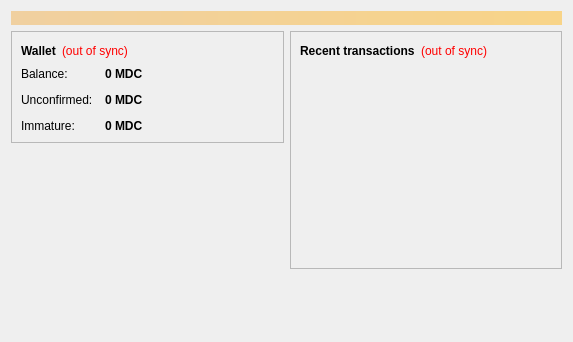
<?xml version="1.0" encoding="UTF-8"?>
<ui version="4.0">
 <class>OverviewPage</class>
 <widget class="QWidget" name="OverviewPage">
  <property name="geometry">
   <rect>
    <x>0</x>
    <y>0</y>
    <width>573</width>
    <height>342</height>
   </rect>
  </property>
  <property name="windowTitle">
   <string>Form</string>
  </property>
  <layout class="QVBoxLayout" name="topLayout">
   <item>
    <widget class="QLabel" name="labelAlerts">
     <property name="visible">
      <bool>false</bool>
     </property>
     <property name="styleSheet">
      <string notr="true">background-color: qlineargradient(x1: 0, y1: 0, x2: 1, y2: 0, stop:0 #F0D0A0, stop:1 #F8D488); color:#000000;</string>
     </property>
     <property name="wordWrap">
      <bool>true</bool>
     </property>
     <property name="margin">
      <number>3</number>
     </property>
    </widget>
   </item>
   <item>
    <layout class="QHBoxLayout" name="horizontalLayout" stretch="1,1">
     <item>
      <layout class="QVBoxLayout" name="verticalLayout_2">
       <item>
        <widget class="QFrame" name="frame">
         <property name="frameShape">
          <enum>QFrame::StyledPanel</enum>
         </property>
         <property name="frameShadow">
          <enum>QFrame::Raised</enum>
         </property>
         <layout class="QVBoxLayout" name="verticalLayout_4">
          <item>
           <layout class="QHBoxLayout" name="horizontalLayout_4">
            <item>
             <widget class="QLabel" name="label_5">
              <property name="font">
               <font>
                <weight>75</weight>
                <bold>true</bold>
               </font>
              </property>
              <property name="text">
               <string>Wallet</string>
              </property>
             </widget>
            </item>
            <item>
             <widget class="QLabel" name="labelWalletStatus">
              <property name="toolTip">
               <string>The displayed information may be out of date. Your wallet automatically synchronizes with the Muldercoin network after a connection is established, but this process has not completed yet.</string>
              </property>
              <property name="styleSheet">
               <string notr="true">QLabel { color: red; }</string>
              </property>
              <property name="text">
               <string notr="true">(out of sync)</string>
              </property>
              <property name="alignment">
               <set>Qt::AlignLeading|Qt::AlignLeft|Qt::AlignVCenter</set>
              </property>
             </widget>
            </item>
            <item>
             <spacer name="horizontalSpacer_2">
              <property name="orientation">
               <enum>Qt::Horizontal</enum>
              </property>
              <property name="sizeHint" stdset="0">
               <size>
                <width>40</width>
                <height>20</height>
               </size>
              </property>
             </spacer>
            </item>
           </layout>
          </item>
          <item>
           <layout class="QFormLayout" name="formLayout_2">
            <property name="fieldGrowthPolicy">
             <enum>QFormLayout::AllNonFixedFieldsGrow</enum>
            </property>
            <property name="horizontalSpacing">
             <number>12</number>
            </property>
            <property name="verticalSpacing">
             <number>12</number>
            </property>
            <item row="0" column="0">
             <widget class="QLabel" name="label">
              <property name="text">
               <string>Balance:</string>
              </property>
             </widget>
            </item>
            <item row="0" column="1">
             <widget class="QLabel" name="labelBalance">
              <property name="font">
               <font>
                <weight>75</weight>
                <bold>true</bold>
               </font>
              </property>
              <property name="cursor">
               <cursorShape>IBeamCursor</cursorShape>
              </property>
              <property name="toolTip">
               <string>Your current balance</string>
              </property>
              <property name="text">
               <string notr="true">0 MDC</string>
              </property>
              <property name="textInteractionFlags">
               <set>Qt::LinksAccessibleByMouse|Qt::TextSelectableByKeyboard|Qt::TextSelectableByMouse</set>
              </property>
             </widget>
            </item>
            <item row="1" column="0">
             <widget class="QLabel" name="label_3">
              <property name="text">
               <string>Unconfirmed:</string>
              </property>
             </widget>
            </item>
            <item row="1" column="1">
             <widget class="QLabel" name="labelUnconfirmed">
              <property name="font">
               <font>
                <weight>75</weight>
                <bold>true</bold>
               </font>
              </property>
              <property name="cursor">
               <cursorShape>IBeamCursor</cursorShape>
              </property>
              <property name="toolTip">
               <string>Total of transactions that have yet to be confirmed, and do not yet count toward the current balance</string>
              </property>
              <property name="text">
               <string notr="true">0 MDC</string>
              </property>
              <property name="textInteractionFlags">
               <set>Qt::LinksAccessibleByMouse|Qt::TextSelectableByKeyboard|Qt::TextSelectableByMouse</set>
              </property>
             </widget>
            </item>
            <item row="2" column="0">
             <widget class="QLabel" name="labelImmatureText">
              <property name="text">
               <string>Immature:</string>
              </property>
             </widget>
            </item>
            <item row="2" column="1">
             <widget class="QLabel" name="labelImmature">
              <property name="font">
               <font>
                <weight>75</weight>
                <bold>true</bold>
               </font>
              </property>
              <property name="toolTip">
               <string>Mined balance that has not yet matured</string>
              </property>
              <property name="text">
               <string notr="true">0 MDC</string>
              </property>
              <property name="textInteractionFlags">
               <set>Qt::LinksAccessibleByMouse|Qt::TextSelectableByKeyboard|Qt::TextSelectableByMouse</set>
              </property>
             </widget>
            </item>
           </layout>
          </item>
         </layout>
        </widget>
       </item>
       <item>
        <spacer name="verticalSpacer">
         <property name="orientation">
          <enum>Qt::Vertical</enum>
         </property>
         <property name="sizeHint" stdset="0">
          <size>
           <width>20</width>
           <height>40</height>
          </size>
         </property>
        </spacer>
       </item>
      </layout>
     </item>
     <item>
      <layout class="QVBoxLayout" name="verticalLayout_3">
       <item>
        <widget class="QFrame" name="frame_2">
         <property name="frameShape">
          <enum>QFrame::StyledPanel</enum>
         </property>
         <property name="frameShadow">
          <enum>QFrame::Raised</enum>
         </property>
         <layout class="QVBoxLayout" name="verticalLayout">
          <item>
           <layout class="QHBoxLayout" name="horizontalLayout_2">
            <item>
             <widget class="QLabel" name="label_4">
              <property name="text">
               <string>&lt;b&gt;Recent transactions&lt;/b&gt;</string>
              </property>
             </widget>
            </item>
            <item>
             <widget class="QLabel" name="labelTransactionsStatus">
              <property name="toolTip">
               <string>The displayed information may be out of date. Your wallet automatically synchronizes with the Muldercoin network after a connection is established, but this process has not completed yet.</string>
              </property>
              <property name="styleSheet">
               <string notr="true">QLabel { color: red; }</string>
              </property>
              <property name="text">
               <string notr="true">(out of sync)</string>
              </property>
              <property name="alignment">
               <set>Qt::AlignRight|Qt::AlignTrailing|Qt::AlignVCenter</set>
              </property>
             </widget>
            </item>
            <item>
             <spacer name="horizontalSpacer">
              <property name="orientation">
               <enum>Qt::Horizontal</enum>
              </property>
              <property name="sizeHint" stdset="0">
               <size>
                <width>40</width>
                <height>20</height>
               </size>
              </property>
             </spacer>
            </item>
           </layout>
          </item>
          <item>
           <widget class="QListView" name="listTransactions">
            <property name="styleSheet">
             <string notr="true">QListView { background: transparent; }</string>
            </property>
            <property name="frameShape">
             <enum>QFrame::NoFrame</enum>
            </property>
            <property name="verticalScrollBarPolicy">
             <enum>Qt::ScrollBarAlwaysOff</enum>
            </property>
            <property name="horizontalScrollBarPolicy">
             <enum>Qt::ScrollBarAlwaysOff</enum>
            </property>
            <property name="selectionMode">
             <enum>QAbstractItemView::NoSelection</enum>
            </property>
           </widget>
          </item>
         </layout>
        </widget>
       </item>
       <item>
        <spacer name="verticalSpacer_2">
         <property name="orientation">
          <enum>Qt::Vertical</enum>
         </property>
         <property name="sizeHint" stdset="0">
          <size>
           <width>20</width>
           <height>40</height>
          </size>
         </property>
        </spacer>
       </item>
      </layout>
     </item>
    </layout>
   </item>
  </layout>
 </widget>
 <resources/>
 <connections/>
</ui>
